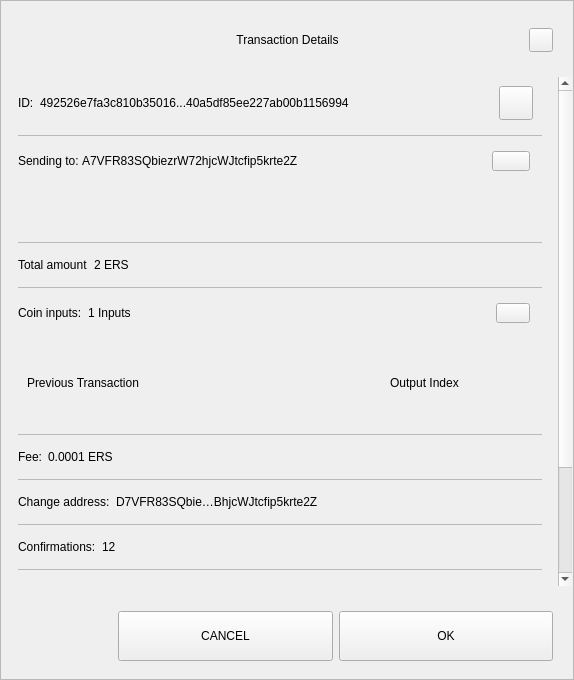
<?xml version="1.0" encoding="UTF-8"?>
<ui version="4.0">
 <class>TxDetailDialog</class>
 <widget class="QWidget" name="TxDetailDialog">
  <property name="geometry">
   <rect>
    <x>0</x>
    <y>0</y>
    <width>574</width>
    <height>680</height>
   </rect>
  </property>
  <property name="sizePolicy">
   <sizepolicy hsizetype="Preferred" vsizetype="Expanding">
    <horstretch>0</horstretch>
    <verstretch>0</verstretch>
   </sizepolicy>
  </property>
  <property name="minimumSize">
   <size>
    <width>574</width>
    <height>500</height>
   </size>
  </property>
  <property name="windowTitle">
   <string>Form</string>
  </property>
  <property name="styleSheet">
   <string notr="true"/>
  </property>
  <layout class="QVBoxLayout" name="verticalLayout_3">
   <property name="spacing">
    <number>0</number>
   </property>
   <property name="leftMargin">
    <number>0</number>
   </property>
   <property name="topMargin">
    <number>0</number>
   </property>
   <property name="rightMargin">
    <number>0</number>
   </property>
   <property name="bottomMargin">
    <number>0</number>
   </property>
   <item>
    <widget class="QFrame" name="frame">
     <property name="sizePolicy">
      <sizepolicy hsizetype="Preferred" vsizetype="Expanding">
       <horstretch>0</horstretch>
       <verstretch>0</verstretch>
      </sizepolicy>
     </property>
     <property name="styleSheet">
      <string notr="true"/>
     </property>
     <property name="frameShape">
      <enum>QFrame::StyledPanel</enum>
     </property>
     <property name="frameShadow">
      <enum>QFrame::Raised</enum>
     </property>
     <layout class="QVBoxLayout" name="verticalLayout">
      <property name="leftMargin">
       <number>0</number>
      </property>
      <property name="rightMargin">
       <number>0</number>
      </property>
      <item>
       <layout class="QHBoxLayout" name="horizontalLayout_3">
        <property name="spacing">
         <number>0</number>
        </property>
        <property name="leftMargin">
         <number>20</number>
        </property>
        <property name="topMargin">
         <number>10</number>
        </property>
        <property name="rightMargin">
         <number>20</number>
        </property>
        <item>
         <spacer name="horizontalSpacer_1">
          <property name="orientation">
           <enum>Qt::Horizontal</enum>
          </property>
          <property name="sizeHint" stdset="0">
           <size>
            <width>40</width>
            <height>20</height>
           </size>
          </property>
         </spacer>
        </item>
        <item>
         <widget class="QLabel" name="labelTitle">
          <property name="minimumSize">
           <size>
            <width>0</width>
            <height>40</height>
           </size>
          </property>
          <property name="maximumSize">
           <size>
            <width>16777215</width>
            <height>40</height>
           </size>
          </property>
          <property name="styleSheet">
           <string notr="true">padding-left:24px;</string>
          </property>
          <property name="text">
           <string>Transaction Details</string>
          </property>
          <property name="alignment">
           <set>Qt::AlignCenter</set>
          </property>
          <property name="margin">
           <number>7</number>
          </property>
         </widget>
        </item>
        <item>
         <spacer name="horizontalSpacer_2">
          <property name="orientation">
           <enum>Qt::Horizontal</enum>
          </property>
          <property name="sizeHint" stdset="0">
           <size>
            <width>40</width>
            <height>20</height>
           </size>
          </property>
         </spacer>
        </item>
        <item>
         <widget class="QPushButton" name="btnEsc">
          <property name="minimumSize">
           <size>
            <width>24</width>
            <height>24</height>
           </size>
          </property>
          <property name="maximumSize">
           <size>
            <width>24</width>
            <height>24</height>
           </size>
          </property>
          <property name="focusPolicy">
           <enum>Qt::NoFocus</enum>
          </property>
          <property name="text">
           <string/>
          </property>
         </widget>
        </item>
       </layout>
      </item>
      <item>
       <spacer name="verticalSpacer">
        <property name="orientation">
         <enum>Qt::Vertical</enum>
        </property>
        <property name="sizeType">
         <enum>QSizePolicy::Fixed</enum>
        </property>
        <property name="sizeHint" stdset="0">
         <size>
          <width>20</width>
          <height>10</height>
         </size>
        </property>
       </spacer>
      </item>
      <item>
       <widget class="QWidget" name="layoutScroll" native="true">
        <property name="minimumSize">
         <size>
          <width>0</width>
          <height>0</height>
         </size>
        </property>
        <layout class="QVBoxLayout" name="verticalLayout_4">
         <property name="leftMargin">
          <number>0</number>
         </property>
         <property name="topMargin">
          <number>0</number>
         </property>
         <property name="rightMargin">
          <number>0</number>
         </property>
         <item>
          <widget class="QScrollArea" name="scrollArea">
           <property name="styleSheet">
            <string notr="true">#scrollArea {
background:transparent;
}</string>
           </property>
           <property name="horizontalScrollBarPolicy">
            <enum>Qt::ScrollBarAlwaysOff</enum>
           </property>
           <property name="sizeAdjustPolicy">
            <enum>QAbstractScrollArea::AdjustIgnored</enum>
           </property>
           <property name="widgetResizable">
            <bool>true</bool>
           </property>
           <property name="alignment">
            <set>Qt::AlignLeading|Qt::AlignLeft|Qt::AlignTop</set>
           </property>
           <widget class="QWidget" name="scrollAreaWidgetContents">
            <property name="geometry">
             <rect>
              <x>0</x>
              <y>0</y>
              <width>556</width>
              <height>672</height>
             </rect>
            </property>
            <property name="autoFillBackground">
             <bool>false</bool>
            </property>
            <property name="styleSheet">
             <string notr="true">#scrollAreaWidgetContents {
background:transparent;
}</string>
            </property>
            <layout class="QVBoxLayout" name="verticalLayout_7">
             <property name="spacing">
              <number>0</number>
             </property>
             <property name="sizeConstraint">
              <enum>QLayout::SetDefaultConstraint</enum>
             </property>
             <property name="leftMargin">
              <number>0</number>
             </property>
             <property name="topMargin">
              <number>0</number>
             </property>
             <property name="rightMargin">
              <number>0</number>
             </property>
             <property name="bottomMargin">
              <number>0</number>
             </property>
             <item>
              <widget class="QWidget" name="content" native="true">
               <layout class="QVBoxLayout" name="verticalLayout_2">
                <property name="leftMargin">
                 <number>16</number>
                </property>
                <property name="topMargin">
                 <number>0</number>
                </property>
                <property name="rightMargin">
                 <number>16</number>
                </property>
                <item>
                 <widget class="QWidget" name="contentID" native="true">
                  <layout class="QHBoxLayout" name="horizontalLayout_12" stretch="0,1,0">
                   <property name="leftMargin">
                    <number>0</number>
                   </property>
                   <item>
                    <widget class="QLabel" name="labelId">
                     <property name="maximumSize">
                      <size>
                       <width>16777215</width>
                       <height>16777215</height>
                      </size>
                     </property>
                     <property name="text">
                      <string>ID:</string>
                     </property>
                    </widget>
                   </item>
                   <item>
                    <widget class="QLabel" name="textId">
                     <property name="text">
                      <string>492526e7fa3c810b35016...40a5df85ee227ab00b1156994</string>
                     </property>
                    </widget>
                   </item>
                   <item>
                    <widget class="QPushButton" name="pushCopy">
                     <property name="minimumSize">
                      <size>
                       <width>34</width>
                       <height>34</height>
                      </size>
                     </property>
                     <property name="maximumSize">
                      <size>
                       <width>34</width>
                       <height>34</height>
                      </size>
                     </property>
                     <property name="focusPolicy">
                      <enum>Qt::NoFocus</enum>
                     </property>
                     <property name="text">
                      <string/>
                     </property>
                     <property name="iconSize">
                      <size>
                       <width>24</width>
                       <height>24</height>
                      </size>
                     </property>
                    </widget>
                   </item>
                  </layout>
                 </widget>
                </item>
                <item>
                 <widget class="QLabel" name="labelDivider9">
                  <property name="maximumSize">
                   <size>
                    <width>16777215</width>
                    <height>1</height>
                   </size>
                  </property>
                  <property name="styleSheet">
                   <string notr="true">background-color:#bababa;</string>
                  </property>
                  <property name="text">
                   <string/>
                  </property>
                 </widget>
                </item>
                <item>
                 <widget class="QWidget" name="contentOutputs" native="true">
                  <layout class="QHBoxLayout" name="horizontalLayout_11" stretch="0,3,0">
                   <property name="spacing">
                    <number>0</number>
                   </property>
                   <property name="leftMargin">
                    <number>0</number>
                   </property>
                   <property name="rightMargin">
                    <number>12</number>
                   </property>
                   <item>
                    <widget class="QLabel" name="labelSend">
                     <property name="maximumSize">
                      <size>
                       <width>16777215</width>
                       <height>16777215</height>
                      </size>
                     </property>
                     <property name="text">
                      <string>Sending to: </string>
                     </property>
                    </widget>
                   </item>
                   <item>
                    <widget class="QLabel" name="textSend">
                     <property name="text">
                      <string>A7VFR83SQbiezrW72hjcWJtcfip5krte2Z </string>
                     </property>
                    </widget>
                   </item>
                   <item>
                    <widget class="QPushButton" name="pushOutputs">
                     <property name="minimumSize">
                      <size>
                       <width>34</width>
                       <height>20</height>
                      </size>
                     </property>
                     <property name="maximumSize">
                      <size>
                       <width>38</width>
                       <height>20</height>
                      </size>
                     </property>
                     <property name="focusPolicy">
                      <enum>Qt::NoFocus</enum>
                     </property>
                     <property name="styleSheet">
                      <string notr="true"/>
                     </property>
                     <property name="text">
                      <string/>
                     </property>
                    </widget>
                   </item>
                  </layout>
                 </widget>
                </item>
                <item>
                 <widget class="QScrollArea" name="outputsScrollArea">
                  <property name="minimumSize">
                   <size>
                    <width>0</width>
                    <height>50</height>
                   </size>
                  </property>
                  <property name="styleSheet">
                   <string notr="true">#outputsScrollArea {
background:transparent;
}</string>
                  </property>
                  <property name="widgetResizable">
                   <bool>true</bool>
                  </property>
                  <widget class="QWidget" name="container_outputs_base">
                   <property name="geometry">
                    <rect>
                     <x>0</x>
                     <y>0</y>
                     <width>522</width>
                     <height>48</height>
                    </rect>
                   </property>
                   <property name="styleSheet">
                    <string notr="true">#container_outputs_base {
background:transparent;
}</string>
                   </property>
                  </widget>
                 </widget>
                </item>
                <item>
                 <widget class="QLabel" name="labelDivider8">
                  <property name="maximumSize">
                   <size>
                    <width>16777215</width>
                    <height>1</height>
                   </size>
                  </property>
                  <property name="styleSheet">
                   <string notr="true">background-color:#bababa;</string>
                  </property>
                  <property name="text">
                   <string/>
                  </property>
                 </widget>
                </item>
                <item>
                 <widget class="QWidget" name="contentAmount" native="true">
                  <layout class="QHBoxLayout" name="horizontalLayout_4" stretch="0,1">
                   <property name="leftMargin">
                    <number>0</number>
                   </property>
                   <item>
                    <widget class="QLabel" name="labelAmount">
                     <property name="maximumSize">
                      <size>
                       <width>16777215</width>
                       <height>16777215</height>
                      </size>
                     </property>
                     <property name="text">
                      <string>Total amount</string>
                     </property>
                    </widget>
                   </item>
                   <item>
                    <widget class="QLabel" name="textAmount">
                     <property name="text">
                      <string>2 ERS</string>
                     </property>
                    </widget>
                   </item>
                  </layout>
                 </widget>
                </item>
                <item>
                 <widget class="QLabel" name="labelDivider6">
                  <property name="maximumSize">
                   <size>
                    <width>16777215</width>
                    <height>1</height>
                   </size>
                  </property>
                  <property name="styleSheet">
                   <string notr="true">background-color:#bababa;</string>
                  </property>
                  <property name="text">
                   <string/>
                  </property>
                 </widget>
                </item>
                <item>
                 <widget class="QWidget" name="contentInputs" native="true">
                  <layout class="QHBoxLayout" name="horizontalLayout" stretch="0,2,0">
                   <property name="leftMargin">
                    <number>0</number>
                   </property>
                   <property name="rightMargin">
                    <number>12</number>
                   </property>
                   <item>
                    <widget class="QLabel" name="labelInputs">
                     <property name="sizePolicy">
                      <sizepolicy hsizetype="Minimum" vsizetype="Preferred">
                       <horstretch>0</horstretch>
                       <verstretch>0</verstretch>
                      </sizepolicy>
                     </property>
                     <property name="maximumSize">
                      <size>
                       <width>16777215</width>
                       <height>16777215</height>
                      </size>
                     </property>
                     <property name="text">
                      <string>Coin inputs:</string>
                     </property>
                    </widget>
                   </item>
                   <item>
                    <widget class="QLabel" name="textInputs">
                     <property name="text">
                      <string>1 Inputs</string>
                     </property>
                    </widget>
                   </item>
                   <item>
                    <widget class="QPushButton" name="pushInputs">
                     <property name="maximumSize">
                      <size>
                       <width>34</width>
                       <height>20</height>
                      </size>
                     </property>
                     <property name="focusPolicy">
                      <enum>Qt::NoFocus</enum>
                     </property>
                     <property name="styleSheet">
                      <string notr="true"/>
                     </property>
                     <property name="text">
                      <string/>
                     </property>
                    </widget>
                   </item>
                  </layout>
                 </widget>
                </item>
                <item>
                 <widget class="QFrame" name="gridInputs">
                  <property name="sizePolicy">
                   <sizepolicy hsizetype="Preferred" vsizetype="MinimumExpanding">
                    <horstretch>0</horstretch>
                    <verstretch>0</verstretch>
                   </sizepolicy>
                  </property>
                  <property name="minimumSize">
                   <size>
                    <width>0</width>
                    <height>90</height>
                   </size>
                  </property>
                  <layout class="QGridLayout" name="gridLayoutInput" columnstretch="5,2" rowminimumheight="0">
                   <property name="sizeConstraint">
                    <enum>QLayout::SetMaximumSize</enum>
                   </property>
                   <property name="verticalSpacing">
                    <number>0</number>
                   </property>
                   <item row="0" column="0" alignment="Qt::AlignLeft">
                    <widget class="QLabel" name="labelTitlePrevTx">
                     <property name="text">
                      <string>Previous Transaction</string>
                     </property>
                    </widget>
                   </item>
                   <item row="0" column="1" alignment="Qt::AlignLeft">
                    <widget class="QLabel" name="labelOutputIndex">
                     <property name="text">
                      <string>Output Index</string>
                     </property>
                     <property name="alignment">
                      <set>Qt::AlignCenter</set>
                     </property>
                    </widget>
                   </item>
                  </layout>
                 </widget>
                </item>
                <item>
                 <widget class="QLabel" name="labelDivider1">
                  <property name="maximumSize">
                   <size>
                    <width>16777215</width>
                    <height>1</height>
                   </size>
                  </property>
                  <property name="styleSheet">
                   <string notr="true">background-color:#bababa;</string>
                  </property>
                  <property name="text">
                   <string/>
                  </property>
                 </widget>
                </item>
                <item>
                 <widget class="QWidget" name="contentFee" native="true">
                  <layout class="QHBoxLayout" name="horizontalLayout_7" stretch="0,1">
                   <property name="leftMargin">
                    <number>0</number>
                   </property>
                   <item>
                    <widget class="QLabel" name="labelFee">
                     <property name="maximumSize">
                      <size>
                       <width>16777215</width>
                       <height>16777215</height>
                      </size>
                     </property>
                     <property name="text">
                      <string>Fee:</string>
                     </property>
                    </widget>
                   </item>
                   <item>
                    <widget class="QLabel" name="textFee">
                     <property name="text">
                      <string>0.0001 ERS</string>
                     </property>
                    </widget>
                   </item>
                  </layout>
                 </widget>
                </item>
                <item>
                 <widget class="QLabel" name="labelDivider2">
                  <property name="maximumSize">
                   <size>
                    <width>16777215</width>
                    <height>1</height>
                   </size>
                  </property>
                  <property name="styleSheet">
                   <string notr="true">background-color:#bababa;</string>
                  </property>
                  <property name="text">
                   <string/>
                  </property>
                 </widget>
                </item>
                <item>
                 <widget class="QWidget" name="contentChangeAddress" native="true">
                  <layout class="QHBoxLayout" name="horizontalLayout_6" stretch="0,1">
                   <property name="leftMargin">
                    <number>0</number>
                   </property>
                   <item>
                    <widget class="QLabel" name="labelChange">
                     <property name="maximumSize">
                      <size>
                       <width>16777215</width>
                       <height>16777215</height>
                      </size>
                     </property>
                     <property name="text">
                      <string>Change address:</string>
                     </property>
                    </widget>
                   </item>
                   <item>
                    <widget class="QLabel" name="textChange">
                     <property name="text">
                      <string>D7VFR83SQbie…BhjcWJtcfip5krte2Z </string>
                     </property>
                    </widget>
                   </item>
                  </layout>
                 </widget>
                </item>
                <item>
                 <widget class="QLabel" name="labelDivider4">
                  <property name="maximumSize">
                   <size>
                    <width>16777215</width>
                    <height>1</height>
                   </size>
                  </property>
                  <property name="styleSheet">
                   <string notr="true">background-color:#bababa;</string>
                  </property>
                  <property name="text">
                   <string/>
                  </property>
                 </widget>
                </item>
                <item>
                 <widget class="QWidget" name="contentConfirmations" native="true">
                  <layout class="QHBoxLayout" name="horizontalLayout_8" stretch="0,1">
                   <property name="leftMargin">
                    <number>0</number>
                   </property>
                   <item>
                    <widget class="QLabel" name="labelConfirmations">
                     <property name="maximumSize">
                      <size>
                       <width>16777215</width>
                       <height>16777215</height>
                      </size>
                     </property>
                     <property name="text">
                      <string>Confirmations:</string>
                     </property>
                    </widget>
                   </item>
                   <item>
                    <widget class="QLabel" name="textConfirmations">
                     <property name="text">
                      <string>12</string>
                     </property>
                    </widget>
                   </item>
                  </layout>
                 </widget>
                </item>
                <item>
                 <widget class="QLabel" name="labelDivider7">
                  <property name="maximumSize">
                   <size>
                    <width>16777215</width>
                    <height>1</height>
                   </size>
                  </property>
                  <property name="styleSheet">
                   <string notr="true">background-color:#bababa;</string>
                  </property>
                  <property name="text">
                   <string/>
                  </property>
                 </widget>
                </item>
                <item>
                 <widget class="QWidget" name="contentSize" native="true">
                  <layout class="QHBoxLayout" name="horizontalLayout_9" stretch="0,1">
                   <property name="leftMargin">
                    <number>0</number>
                   </property>
                   <item>
                    <widget class="QLabel" name="labelSize">
                     <property name="maximumSize">
                      <size>
                       <width>16777215</width>
                       <height>16777215</height>
                      </size>
                     </property>
                     <property name="text">
                      <string>Size:</string>
                     </property>
                    </widget>
                   </item>
                   <item>
                    <widget class="QLabel" name="textSize">
                     <property name="text">
                      <string>2 kB</string>
                     </property>
                    </widget>
                   </item>
                  </layout>
                 </widget>
                </item>
                <item>
                 <widget class="QLabel" name="labelDivider3">
                  <property name="maximumSize">
                   <size>
                    <width>16777215</width>
                    <height>1</height>
                   </size>
                  </property>
                  <property name="styleSheet">
                   <string notr="true">background-color:#bababa;</string>
                  </property>
                  <property name="text">
                   <string/>
                  </property>
                 </widget>
                </item>
                <item>
                 <widget class="QWidget" name="contentDate" native="true">
                  <layout class="QHBoxLayout" name="horizontalLayout_5" stretch="0,1">
                   <property name="leftMargin">
                    <number>0</number>
                   </property>
                   <item>
                    <widget class="QLabel" name="labelDate">
                     <property name="maximumSize">
                      <size>
                       <width>16777215</width>
                       <height>16777215</height>
                      </size>
                     </property>
                     <property name="text">
                      <string>Date:</string>
                     </property>
                    </widget>
                   </item>
                   <item>
                    <widget class="QLabel" name="textDate">
                     <property name="text">
                      <string>May 25, 2017</string>
                     </property>
                    </widget>
                   </item>
                  </layout>
                 </widget>
                </item>
                <item>
                 <widget class="QLabel" name="labelDivider5">
                  <property name="maximumSize">
                   <size>
                    <width>16777215</width>
                    <height>1</height>
                   </size>
                  </property>
                  <property name="styleSheet">
                   <string notr="true">background-color:#bababa;</string>
                  </property>
                  <property name="text">
                   <string/>
                  </property>
                 </widget>
                </item>
                <item>
                 <widget class="QWidget" name="contentStatus" native="true">
                  <layout class="QHBoxLayout" name="horizontalLayout_10" stretch="0,1">
                   <property name="leftMargin">
                    <number>0</number>
                   </property>
                   <item>
                    <widget class="QLabel" name="labelStatus">
                     <property name="maximumSize">
                      <size>
                       <width>16777215</width>
                       <height>16777215</height>
                      </size>
                     </property>
                     <property name="text">
                      <string>Status:</string>
                     </property>
                    </widget>
                   </item>
                   <item>
                    <widget class="QLabel" name="textStatus">
                     <property name="text">
                      <string>Spendable</string>
                     </property>
                    </widget>
                   </item>
                  </layout>
                 </widget>
                </item>
                <item>
                 <spacer name="verticalSpacer_2">
                  <property name="orientation">
                   <enum>Qt::Vertical</enum>
                  </property>
                  <property name="sizeType">
                   <enum>QSizePolicy::Expanding</enum>
                  </property>
                  <property name="sizeHint" stdset="0">
                   <size>
                    <width>20</width>
                    <height>10</height>
                   </size>
                  </property>
                 </spacer>
                </item>
                <item>
                 <widget class="QLabel" name="labelWarning">
                  <property name="text">
                   <string>TextLabel</string>
                  </property>
                  <property name="alignment">
                   <set>Qt::AlignCenter</set>
                  </property>
                 </widget>
                </item>
               </layout>
              </widget>
             </item>
            </layout>
           </widget>
          </widget>
         </item>
        </layout>
       </widget>
      </item>
      <item>
       <widget class="QWidget" name="containerButtons" native="true">
        <layout class="QHBoxLayout" name="horizontalLayout1" stretch="1,2,2">
         <property name="leftMargin">
          <number>10</number>
         </property>
         <property name="rightMargin">
          <number>20</number>
         </property>
         <item>
          <spacer name="horizontalSpacer_3">
           <property name="orientation">
            <enum>Qt::Horizontal</enum>
           </property>
           <property name="sizeHint" stdset="0">
            <size>
             <width>40</width>
             <height>20</height>
            </size>
           </property>
          </spacer>
         </item>
         <item>
          <widget class="QPushButton" name="btnCancel">
           <property name="minimumSize">
            <size>
             <width>200</width>
             <height>50</height>
            </size>
           </property>
           <property name="focusPolicy">
            <enum>Qt::NoFocus</enum>
           </property>
           <property name="text">
            <string>CANCEL</string>
           </property>
          </widget>
         </item>
         <item>
          <widget class="QPushButton" name="btnSave">
           <property name="minimumSize">
            <size>
             <width>200</width>
             <height>50</height>
            </size>
           </property>
           <property name="focusPolicy">
            <enum>Qt::NoFocus</enum>
           </property>
           <property name="text">
            <string>OK</string>
           </property>
          </widget>
         </item>
        </layout>
       </widget>
      </item>
     </layout>
    </widget>
   </item>
  </layout>
 </widget>
 <resources/>
 <connections/>
</ui>
